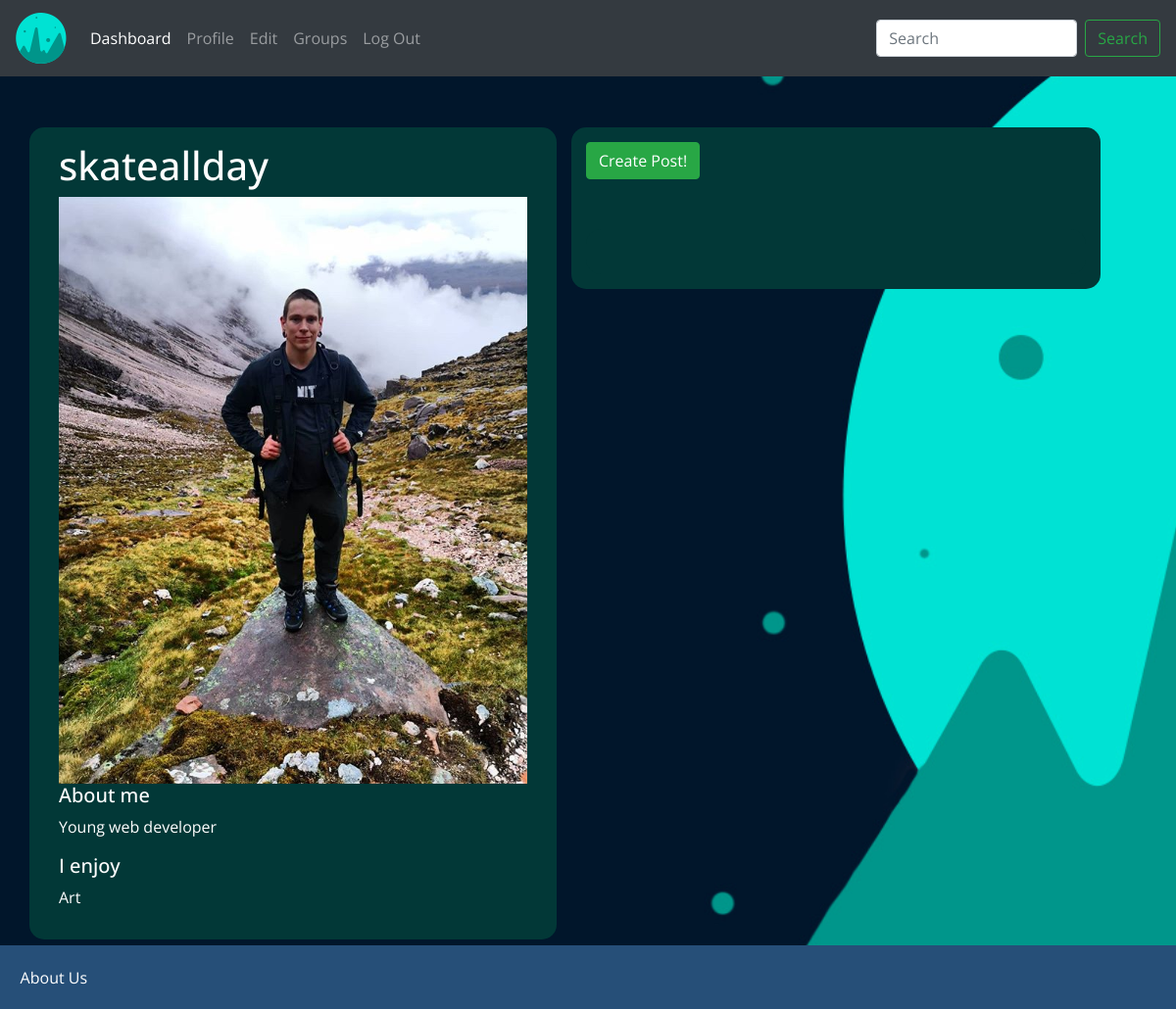
/profile (signed in), run on the app's committed database.
### tables this page shows
CREATE TABLE accountData (
username TEXT NOT NULL,
email TEXT NOT NULL,
password TEXT NOT NULL,
bio TEXT,
imageName TEXT,
interests TEXT,
dailyVotes INT);

### app.py (the view)
@app.route("/profile", methods=['GET', 'POST'])
def profile():
        if g.username:
                form = postStatus(request.form)
                conn =sqlite3.connect('userData.db')
                print ("Opened database successfully")
                c = conn.cursor()
                c.execute('SELECT * FROM accountData WHERE username LIKE (?)', (g.username, ))
                results = c.fetchall()
                c.execute('SELECT * FROM userPost WHERE author LIKE(?) ORDER BY dateTime DESC', (g.username, ))
                posts = c.fetchall()
                print(results)
                if results:
                        for row in results:
                                bio = row[3]
                                img_url = 'static/' +row[4]
                                interests = row[5]
                                if posts:
                                        for post in posts:
                                                postTitle = post[1]
                                                postContent = post[2]
                                                category = post[3]
                                                return render_template("profile.html", form=form, postTitle=postTitle, postContent=postContent, category=category, bio=bio, img_url=img_url, interests=interests, username=g.username)
                                else:
                                        if request.method == 'POST':
                                                        conn = sqlite3.connect('userData.db')
                                                        print ("User Posts data opened")
                                                        c = conn.cursor()
                                                        newPost = [(g.username, (form.postTitle.data), (form.postContent.data), (form.category.data))]
                                                        with conn:
                                                                try:
                                                                        insertPost = '''INSERT INTO userPost (author, postTitle, postContent, category, dateTime) VALUES(?,?,?,?, datetime('now', 'localtime'))'''
                                                                        c.executemany(insertPost, newPost)
                                                                        print ("Insert correctly")
                                                                except Exception as e: print(e)
                                                                flash((g.username) + " Successfully Posted!!")
                        return render_template("profile.html", bio=bio, img_url=img_url, interests=interests, form=form, username=g.username)
        else:
                flash('Please Login to continue')
                return redirect('Login')

### forms/forms.py
class postStatus(FlaskForm):
    postTitle = StringField('title', validators=[DataRequired(), Length(min=2, max=50)])
    postContent = StringField('content', validators=[DataRequired()], widget=TextArea())
    category = SelectField('category', choices=[('Art', 'Art'), ('Music', 'Music'), ('Sports', 'Sports'), ('Travel', 'Travel'),('Food', 'Food'), ('Gaming', 'Gaming'), ('Film', 'Film'), ('Politics', 'Politics')])
    upload = FileField('Upload Profile Image')
    submit = SubmitField('Send it!')

### app.py (called while the page is built)
@app.before_request
def before_request():
        g.username = None
        if 'username' in session:
                g.username = session['username']

### static/frontend/public/templates/profile.html (shortened to what this page needs)
{% extends "template.html" %}
{% block content %}
<div class="container">
    <div class="row">
        <div class="status-box">
            <div class="col-sm-6">
                <h1>{{username}}</h1>
                    <a href={{url_for('profile')}}><img class="profilePic" src="{{img_url}}"></a>
                    <h5>About me</h5>
                        <p>{{bio}}</p>
                        <h5>I enjoy</h5>
                        <p>{{interests}}</p>
            </div>
        </div>
        <div class="col-sm-6">
            <div class="status-box">
            <button id="slider" class="btn btn-success">Create Post!</button>
              <div class="previousPosts">
            </div>
        </div>
    </div>
</div>
</div>
{% endblock %}

### static/frontend/public/styles.css (style rules this page uses)
.body { min-height: 100vh; position: relative; margin: 0; font-family: 'Open Sans', sans-serif; color: #fff; background-color: #01162B; background-image: url(background2.jpg); background-size: cover; background-repeat: no-repeat; background-attachment: fixed; word-wrap: break-word; }
.status-box { margin-top: 5vmin; background-color: #023837; border-radius: 15px; padding: 15px; }
.previousPosts { background-color: #023837; border-radius: 15px; padding: 15px; margin-top: 5vmin; }

### data on the page
accountData: username "skateallday", bio "Young web developer", interests "Art"
